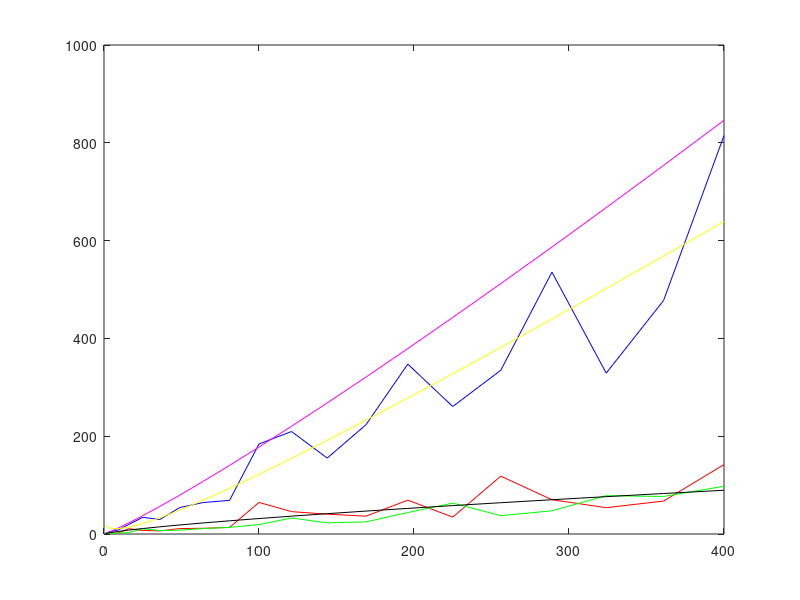
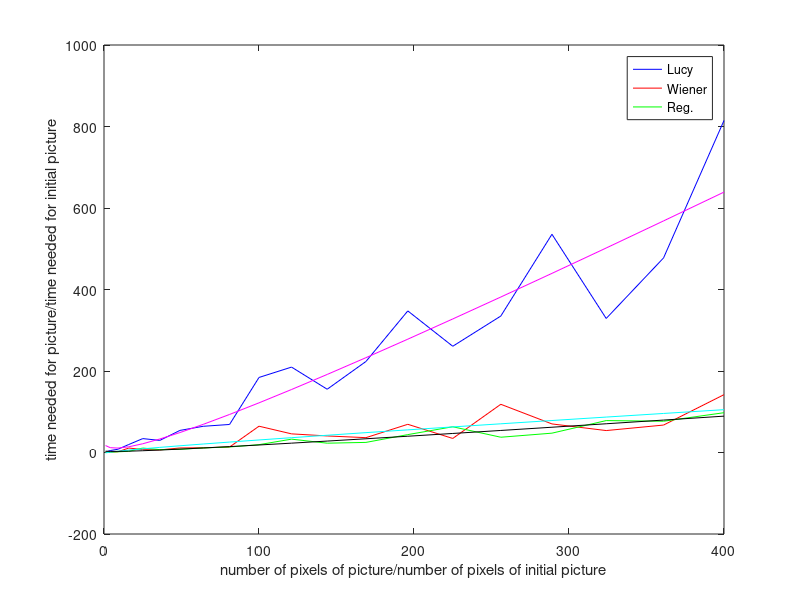
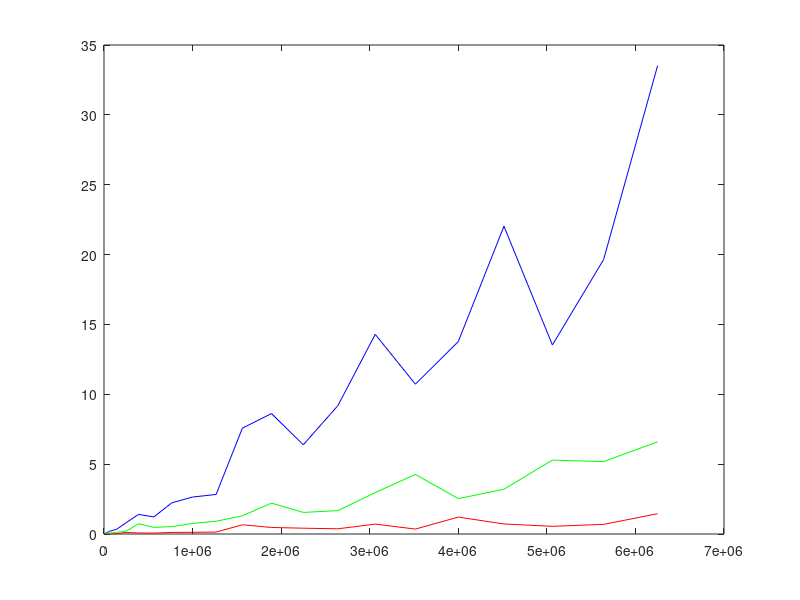

The MATLAB source for these figures, in order: (Note: this script raises an error after producing the figures.)
%% To compute the complexity of the different deconv, 
%be careful to adjust the tic toc.
% time = zeros(3,20)
% for j =1:3
%     for i=1:20
%         time(j,i) = testBlurDeblur(8,j,80,50,3,16,125*i)
%     end
% 
% end
close all;
load timebw.mat
xi = 1:20;
x = xi.^2;
nbpixelsrow = 125*linspace(1,20,20);
pl = polyfit(xi,time(1,:)/time(1,1),2)
pw = polyfit(xi,time(2,:)/time(2,1),2)
pr = polyfit(xi,time(3,:)/time(3,1),2)
yl = polyval(pl, xi);
yw = polyval(pw, xi);
yr = polyval(pr, xi);

figure()
plot(x, time(1,:)/time(1,1), 'b', x, time(2,:)/time(2,1), 'r', x, time(3,:)/time(3,1), 'g', x, x.^(9/8), 'm', x, x.^(3/4), 'k', x, yl, 'y');
figure()
plot(x, time(1,:)/time(1,1), 'b', x, time(2,:)/time(2,1), 'r', x, time(3,:)/time(3,1), 'g', x, yl, 'm', x, yw, 'c', x, yr, 'k');
legend('Lucy','Wiener','Reg.');
xlabel('number of pixels of picture/number of pixels of initial picture');
ylabel('time needed for picture/time needed for initial picture');
figure()
plot(nbpixelsrow.*nbpixelsrow, time(1,:), 'b', nbpixelsrow.*nbpixelsrow, time(2,:), 'r',nbpixelsrow.*nbpixelsrow, time(3,:), 'g');
%xlabel('$\frac{\textbf{size of picture}}{\textbf{size of initial picture}}$','Interpreter','Latex','FontSize',10);
%ylabel('$\frac{\textbf{time needed for picture}}{\textbf{time needed for initial picture}}$','Interpreter','Latex','FontSize',10)



%% To compute the complexity of length estimator and robust_angle_estimator
% be careful to adjust the tic toc.

time = zeros(1,20);

for i=1:20
    time(i) = testBlurDeblur(8,2,80,50,3,16,125*i)
end


x = 1:20;
x = x.^2;
plot(x, time(1,:)/time(1,1))
legend('Radon');
xlabel('number of pixels of picture/number of pixels of initial picture');
ylabel('time needed for picture/time needed for initial picture');
